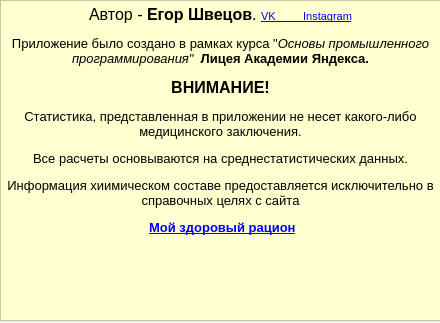
<?xml version="1.0" encoding="UTF-8"?>
<ui version="4.0">
 <class>Dialog</class>
 <widget class="QDialog" name="Dialog">
  <property name="geometry">
   <rect>
    <x>0</x>
    <y>0</y>
    <width>440</width>
    <height>323</height>
   </rect>
  </property>
  <property name="windowTitle">
   <string>Dialog</string>
  </property>
  <widget class="QTextBrowser" name="textBrowser">
   <property name="geometry">
    <rect>
     <x>0</x>
     <y>0</y>
     <width>441</width>
     <height>321</height>
    </rect>
   </property>
   <property name="styleSheet">
    <string notr="true">background-color: rgb(255, 255, 207);</string>
   </property>
   <property name="html">
    <string>&lt;!DOCTYPE HTML PUBLIC &quot;-//W3C//DTD HTML 4.0//EN&quot; &quot;http://www.w3.org/TR/REC-html40/strict.dtd&quot;&gt;
&lt;html&gt;&lt;head&gt;&lt;meta name=&quot;qrichtext&quot; content=&quot;1&quot; /&gt;&lt;style type=&quot;text/css&quot;&gt;
p, li { white-space: pre-wrap; }
&lt;/style&gt;&lt;/head&gt;&lt;body style=&quot; font-family:'MS Shell Dlg 2'; font-size:8.25pt; font-weight:400; font-style:normal;&quot;&gt;
&lt;p align=&quot;center&quot; style=&quot; margin-top:12px; margin-bottom:12px; margin-left:0px; margin-right:0px; -qt-block-indent:0; text-indent:0px;&quot;&gt;&lt;span style=&quot; font-size:12pt;&quot;&gt;Автор -&lt;/span&gt;&lt;span style=&quot; font-size:12pt; font-weight:600;&quot;&gt; Егор Швецов&lt;/span&gt;&lt;span style=&quot; font-size:12pt;&quot;&gt;. &lt;/span&gt;&lt;a href=&quot;https://vk.com/shvetsovegor&quot;&gt;&lt;span style=&quot; text-decoration: underline; color:#0000ff;&quot;&gt;VK         &lt;/span&gt;&lt;/a&gt;&lt;a href=&quot;https://www.instagram.com/_shvetsovv_egor_/&quot;&gt;&lt;span style=&quot; text-decoration: underline; color:#0000ff;&quot;&gt;Instagram&lt;/span&gt;&lt;/a&gt;&lt;/p&gt;
&lt;p align=&quot;center&quot; style=&quot; margin-top:12px; margin-bottom:12px; margin-left:0px; margin-right:0px; -qt-block-indent:0; text-indent:0px;&quot;&gt;&lt;span style=&quot; font-size:10pt;&quot;&gt;Приложение было создано в рамках курса &amp;quot;&lt;/span&gt;&lt;span style=&quot; font-size:10pt; font-style:italic;&quot;&gt;Основы промышленного программирования&amp;quot;&lt;/span&gt;&lt;span style=&quot; font-size:10pt;&quot;&gt;  &lt;/span&gt;&lt;span style=&quot; font-size:10pt; font-weight:600;&quot;&gt;Лицея Академии Яндекса.&lt;/span&gt;&lt;/p&gt;
&lt;p align=&quot;center&quot; style=&quot; margin-top:12px; margin-bottom:12px; margin-left:0px; margin-right:0px; -qt-block-indent:0; text-indent:0px;&quot;&gt;&lt;span style=&quot; font-size:12pt; font-weight:600;&quot;&gt;ВНИМАНИЕ!&lt;/span&gt;&lt;/p&gt;
&lt;p align=&quot;center&quot; style=&quot; margin-top:12px; margin-bottom:12px; margin-left:0px; margin-right:0px; -qt-block-indent:0; text-indent:0px;&quot;&gt;&lt;span style=&quot; font-size:10pt;&quot;&gt;Статистика, представленная в приложении не несет какого-либо медицинского заключения.&lt;/span&gt;&lt;/p&gt;
&lt;p align=&quot;center&quot; style=&quot; margin-top:12px; margin-bottom:12px; margin-left:0px; margin-right:0px; -qt-block-indent:0; text-indent:0px;&quot;&gt;&lt;span style=&quot; font-size:10pt;&quot;&gt;Все расчеты основываются на среднестатистических данных.&lt;/span&gt;&lt;/p&gt;
&lt;p align=&quot;center&quot; style=&quot; margin-top:12px; margin-bottom:12px; margin-left:0px; margin-right:0px; -qt-block-indent:0; text-indent:0px;&quot;&gt;&lt;span style=&quot; font-size:10pt;&quot;&gt;Информация хиимическом составе предоставляется исключительно в справочных целях с сайта&lt;/span&gt;&lt;/p&gt;
&lt;p align=&quot;center&quot; style=&quot; margin-top:12px; margin-bottom:12px; margin-left:0px; margin-right:0px; -qt-block-indent:0; text-indent:0px;&quot;&gt;&lt;span style=&quot; font-size:10pt;&quot;&gt; &lt;/span&gt;&lt;a href=&quot;https://health-diet.ru/&quot;&gt;&lt;span style=&quot; font-size:10pt; font-weight:600; text-decoration: underline; color:#0000ff;&quot;&gt;Мой здоровый рацион&lt;/span&gt;&lt;/a&gt;&lt;/p&gt;
&lt;p align=&quot;center&quot; style=&quot;-qt-paragraph-type:empty; margin-top:12px; margin-bottom:12px; margin-left:0px; margin-right:0px; -qt-block-indent:0; text-indent:0px;&quot;&gt;&lt;br /&gt;&lt;/p&gt;
&lt;p align=&quot;center&quot; style=&quot; margin-top:12px; margin-bottom:12px; margin-left:0px; margin-right:0px; -qt-block-indent:0; text-indent:0px;&quot;&gt;&lt;br /&gt;&lt;/p&gt;&lt;/body&gt;&lt;/html&gt;</string>
   </property>
  </widget>
 </widget>
 <resources>
  <include location="file.qrc"/>
 </resources>
 <connections/>
</ui>
